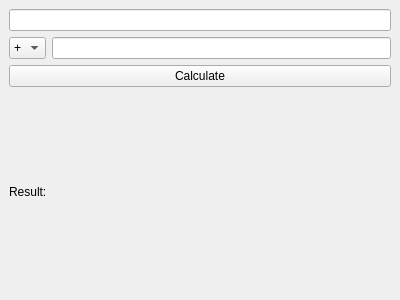
<?xml version="1.0" encoding="UTF-8"?>
<ui version="4.0">
  <class>MainWindow</class>
  <widget class="QMainWindow" name="MainWindow">
    <property name="geometry">
      <rect>
        <x>0</x>
        <y>0</y>
        <width>400</width>
        <height>300</height>
      </rect>
    </property>
    <property name="windowTitle">
      <string>Expression Calculator</string>
    </property>
    <widget class="QWidget" name="centralwidget">
      <layout class="QVBoxLayout" name="verticalLayout">
        <item>
          <widget class="QLineEdit" name="leftOperandLineEdit"/>
        </item>
        <item>
          <layout class="QHBoxLayout" name="horizontalLayout">
            <item>
              <widget class="QComboBox" name="operationComboBox">
                <item>
                  <property name="text">
                    <string>+</string>
                  </property>
                </item>
                <item>
                  <property name="text">
                    <string>-</string>
                  </property>
                </item>
                <item>
                  <property name="text">
                    <string>*</string>
                  </property>
                </item>
                <item>
                  <property name="text">
                    <string>/</string>
                  </property>
                </item>
              </widget>
            </item>
            <item>
              <widget class="QLineEdit" name="rightOperandLineEdit"/>
            </item>
          </layout>
        </item>
        <item>
          <widget class="QPushButton" name="calculateButton">
            <property name="text">
              <string>Calculate</string>
            </property>
          </widget>
        </item>
        <item>
          <widget class="QLabel" name="resultLabel">
            <property name="text">
              <string>Result: </string>
            </property>
          </widget>
        </item>
      </layout>
    </widget>
  </widget>
  <resources/>
  <connections/>
</ui>
